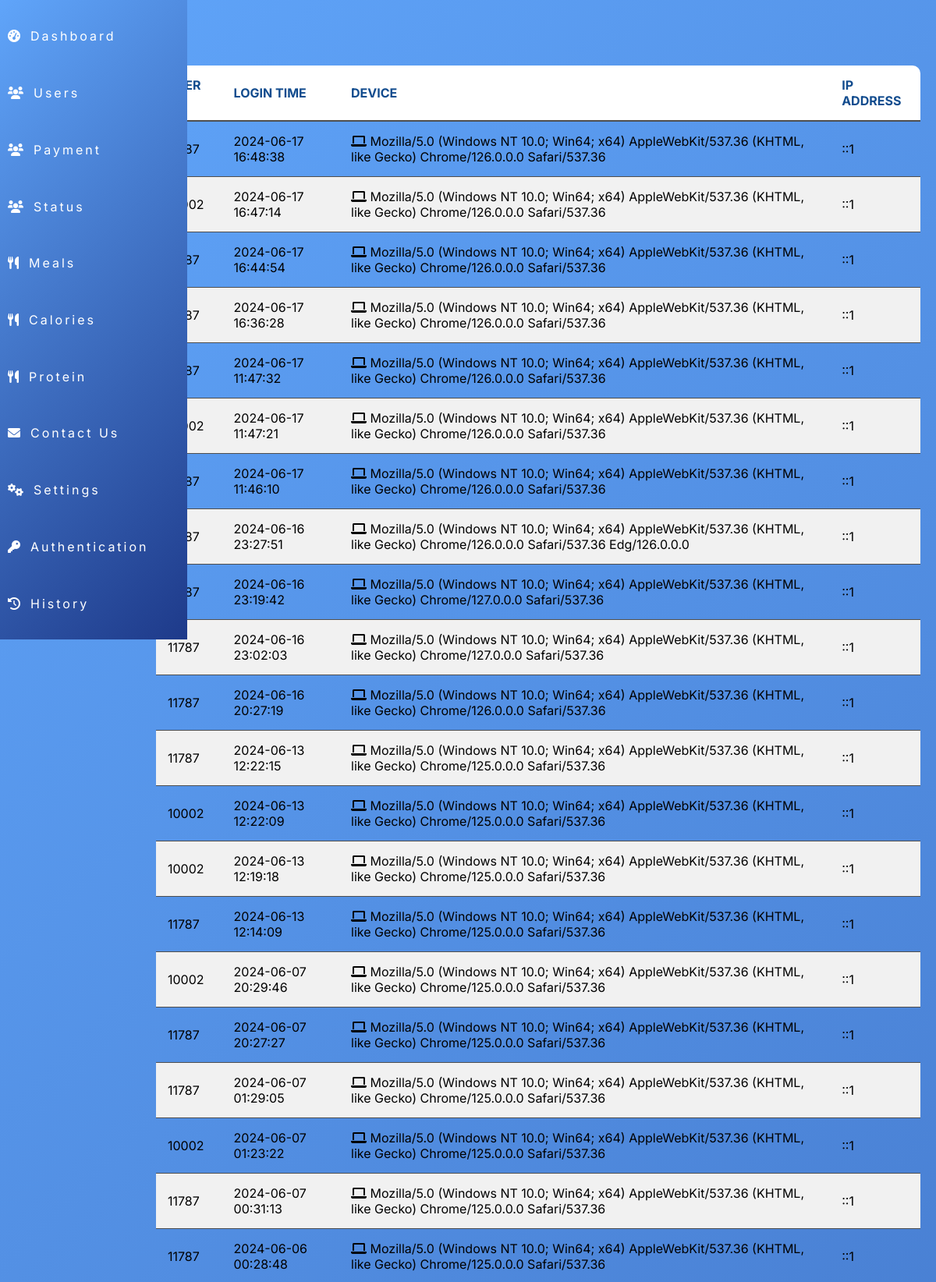
The app's page /admin/history.php (signed in, upper part) with its own data.
### tables this page shows
CREATE TABLE `history` (
  `id` int(11) NOT NULL,
  `user_id` int(11) DEFAULT NULL,
  `login_time` datetime DEFAULT current_timestamp(),
  `device` varchar(255) DEFAULT NULL,
  `ip_address` varchar(45) DEFAULT NULL
);

### admin/history.php (the view, shortened to what this page needs)
<?php
include 'db_connection.php';
$query_history = "SELECT user_id, login_time, device, ip_address FROM history ORDER BY login_time DESC";
$stmt = $pdo->prepare($query_history);
$stmt->execute();
$history_data = $stmt->fetchAll(PDO::FETCH_ASSOC);
include 'navbar.php';
?>
<!DOCTYPE html>
<html lang="en">
<head>
    <link rel="stylesheet" href="https://cdnjs.cloudflare.com/ajax/libs/font-awesome/6.0.0-beta3/css/all.min.css">
    <link rel="stylesheet" href="./cssadmin/history.css">
</head>
<body>
    <div class="container">
        <table>
            <thead>
                <tr>
                    <th>User ID</th>
                    <th>Login Time</th>
                    <th>Device</th>
                    <th>IP Address</th>
                </tr>
            </thead>
            <tbody>
                <?php foreach ($history_data as $entry): ?>
                    <tr>
                        <td><?php echo htmlspecialchars($entry['user_id']); ?></td>
                        <td><?php echo htmlspecialchars($entry['login_time']); ?></td>
                        <td>
                            <i class="fas fa-laptop"></i>
                            <?php echo htmlspecialchars($entry['device']); ?>
                        </td>
                        <td><?php echo htmlspecialchars($entry['ip_address']); ?></td>
                    </tr>
                <?php endforeach; ?>
            </tbody>
        </table>
    </div>
</body>
</html>

### admin/cssadmin/history.css (style rules this page uses)
body { font-family: 'Inter', sans-serif; background: linear-gradient(135deg, #60A5FA, #1E3A8A); background-size: cover; background-repeat: no-repeat; background-attachment: fixed; color: #000000; margin: 0; padding: 0; }
.container { display: flex; border-radius: 10px; padding: 20px; margin-top: 2%; margin-left: 15%; }
table { width: 100%; border-collapse: collapse; background-color: transparent; border-radius: 10px; overflow: hidden; }
th { background-color: white; color: #124c8e; padding: 15px; text-align: left; text-transform: uppercase; border-bottom: 2px solid #4e4e4e; }
td { padding: 15px; border-bottom: 1px solid #4e4e4e; }
tr:nth-child(even) { background-color: #f1f1f1; }

### records on screen
history: user "11787", login_time "2024-06-17 16:48:38", device "Mozilla/5.0 (Windows NT 10.0; Win64; x64) AppleWebKit/537.36 (KHTML, like Gecko) Chrome/126.0.0.0 Safari/537.36", ip_address "::1"
history: user "10002", login_time "2024-06-17 16:47:14", device "Mozilla/5.0 (Windows NT 10.0; Win64; x64) AppleWebKit/537.36 (KHTML, like Gecko) Chrome/126.0.0.0 Safari/537.36", ip_address "::1"
history: user "11787", login_time "2024-06-17 16:44:54", device "Mozilla/5.0 (Windows NT 10.0; Win64; x64) AppleWebKit/537.36 (KHTML, like Gecko) Chrome/126.0.0.0 Safari/537.36", ip_address "::1"
history: user "11787", login_time "2024-06-17 16:36:28", device "Mozilla/5.0 (Windows NT 10.0; Win64; x64) AppleWebKit/537.36 (KHTML, like Gecko) Chrome/126.0.0.0 Safari/537.36", ip_address "::1"
history: user "11787", login_time "2024-06-17 11:47:32", device "Mozilla/5.0 (Windows NT 10.0; Win64; x64) AppleWebKit/537.36 (KHTML, like Gecko) Chrome/126.0.0.0 Safari/537.36", ip_address "::1"
history: user "10002", login_time "2024-06-17 11:47:21", device "Mozilla/5.0 (Windows NT 10.0; Win64; x64) AppleWebKit/537.36 (KHTML, like Gecko) Chrome/126.0.0.0 Safari/537.36", ip_address "::1"
history: user "11787", login_time "2024-06-17 11:46:10", device "Mozilla/5.0 (Windows NT 10.0; Win64; x64) AppleWebKit/537.36 (KHTML, like Gecko) Chrome/126.0.0.0 Safari/537.36", ip_address "::1"
history: user "11787", login_time "2024-06-16 23:27:51", device "Mozilla/5.0 (Windows NT 10.0; Win64; x64) AppleWebKit/537.36 (KHTML, like Gecko) Chrome/126.0.0.0 Safari/537.36 Edg/126.0.0.0", ip_address "::1"
history: user "11787", login_time "2024-06-16 23:19:42", device "Mozilla/5.0 (Windows NT 10.0; Win64; x64) AppleWebKit/537.36 (KHTML, like Gecko) Chrome/127.0.0.0 Safari/537.36", ip_address "::1"
history: user "11787", login_time "2024-06-16 23:02:03", device "Mozilla/5.0 (Windows NT 10.0; Win64; x64) AppleWebKit/537.36 (KHTML, like Gecko) Chrome/127.0.0.0 Safari/537.36", ip_address "::1"
history: user "11787", login_time "2024-06-16 20:27:19", device "Mozilla/5.0 (Windows NT 10.0; Win64; x64) AppleWebKit/537.36 (KHTML, like Gecko) Chrome/126.0.0.0 Safari/537.36", ip_address "::1"
history: user "11787", login_time "2024-06-13 12:22:15", device "Mozilla/5.0 (Windows NT 10.0; Win64; x64) AppleWebKit/537.36 (KHTML, like Gecko) Chrome/125.0.0.0 Safari/537.36", ip_address "::1"
history: user "10002", login_time "2024-06-13 12:22:09", device "Mozilla/5.0 (Windows NT 10.0; Win64; x64) AppleWebKit/537.36 (KHTML, like Gecko) Chrome/125.0.0.0 Safari/537.36", ip_address "::1"
history: user "10002", login_time "2024-06-13 12:19:18", device "Mozilla/5.0 (Windows NT 10.0; Win64; x64) AppleWebKit/537.36 (KHTML, like Gecko) Chrome/125.0.0.0 Safari/537.36", ip_address "::1"
history: user "11787", login_time "2024-06-13 12:14:09", device "Mozilla/5.0 (Windows NT 10.0; Win64; x64) AppleWebKit/537.36 (KHTML, like Gecko) Chrome/125.0.0.0 Safari/537.36", ip_address "::1"
history: user "10002", login_time "2024-06-07 20:29:46", device "Mozilla/5.0 (Windows NT 10.0; Win64; x64) AppleWebKit/537.36 (KHTML, like Gecko) Chrome/125.0.0.0 Safari/537.36", ip_address "::1"
history: user "11787", login_time "2024-06-07 20:27:27", device "Mozilla/5.0 (Windows NT 10.0; Win64; x64) AppleWebKit/537.36 (KHTML, like Gecko) Chrome/125.0.0.0 Safari/537.36", ip_address "::1"
history: user "11787", login_time "2024-06-07 01:29:05", device "Mozilla/5.0 (Windows NT 10.0; Win64; x64) AppleWebKit/537.36 (KHTML, like Gecko) Chrome/125.0.0.0 Safari/537.36", ip_address "::1"
history: user "10002", login_time "2024-06-07 01:23:22", device "Mozilla/5.0 (Windows NT 10.0; Win64; x64) AppleWebKit/537.36 (KHTML, like Gecko) Chrome/125.0.0.0 Safari/537.36", ip_address "::1"
history: user "11787", login_time "2024-06-07 00:31:13", device "Mozilla/5.0 (Windows NT 10.0; Win64; x64) AppleWebKit/537.36 (KHTML, like Gecko) Chrome/125.0.0.0 Safari/537.36", ip_address "::1"
history: user "11787", login_time "2024-06-06 00:28:48", device "Mozilla/5.0 (Windows NT 10.0; Win64; x64) AppleWebKit/537.36 (KHTML, like Gecko) Chrome/125.0.0.0 Safari/537.36", ip_address "::1"
